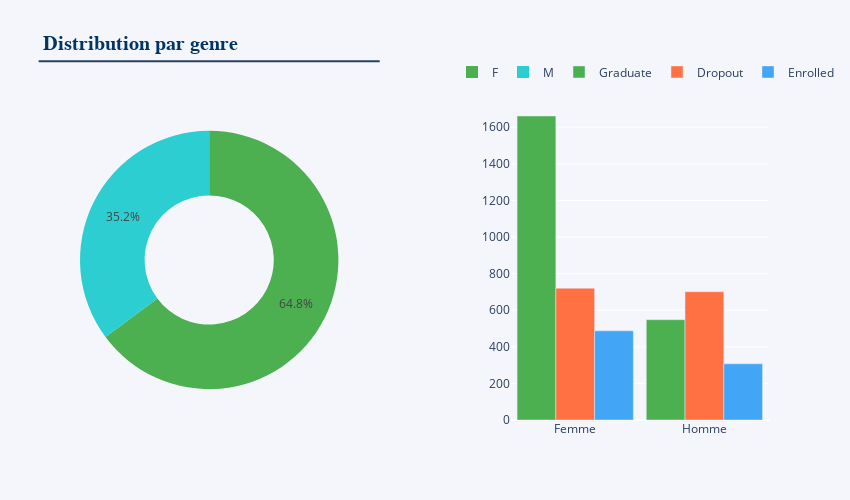

The notebook cell this image was saved under:
### Code cell
gender_labels = ['F', 'M']
gender_values=dataEtudeSup['Gender'].value_counts().tolist()
fig = go.Figure()
fig = make_subplots(rows=1, cols=2, specs=[[{'type':'pie'}, {'type':'bar'}]],horizontal_spacing = 0.25)

fig.add_trace(go.Pie(labels=gender_labels, values=gender_values, name='Gender Distribution',
                     marker_colors=["#4CAF50","#2CCED2"],hole=0.5),row=1, col=1)
att = dataEtudeSup.groupby(['Gender','Target']).agg(count =('Target','count')).reset_index()

fig.add_trace(go.Bar(x = att[att.Target =='Graduate']['Gender'], y = att[att.Target =='Graduate']["count"], 
                     name = 'Graduate',
    marker = dict(color="#4CAF50")),row=1, col=2) 
fig.add_trace(go.Bar(x = att[att.Target =='Dropout']['Gender'], y = att[att.Target =='Dropout']["count"], 
                     name = 'Dropout',
    marker = dict(color ="#FF7043")),row=1, col=2)
fig.add_trace(go.Bar(x = att[att.Target =='Enrolled']['Gender'], y = att[att.Target =='Enrolled']["count"], 
                     name = 'Enrolled',
    marker = dict(color ="#42A5F5")),row=1, col=2)

fig.update_layout(height = 500, width = 850, bargap = 0.1, xaxis = dict(tickmode ='linear'),
                  title_text ="<b>Distribution par genre</b>",paper_bgcolor ="#F4F6FB",
                  plot_bgcolor ="#F4F6FB",
                  title_font = dict(size = 20, family ='Verdana', color ='#003566'),
                  hoverlabel = dict(font_size = 13))
fig.update_layout(shapes = [dict(type ="line", xref ='paper', yref ='paper',
                                 x0 = -0.06, y0 = 1.121, x1 = 0.435, y1 = 1.121)])
fig.update_layout(legend = dict(orientation ="h", yanchor ="top", y = 1.133, xanchor ="right", x = 1.1))


fig.update_layout(
    xaxis=dict(
        tickmode='array',
        tickvals=['0', '1'],
        ticktext=['Femme', 'Homme']
    )
)

fig.show()

### Figure 1 — Plotly figure (JSON) as saved in the notebook; plotly's stock layout.template omitted (floating-point values rounded to 4 significant figures)
{"data": [{"domain": {"x": [0, 0.375], "y": [0, 1]}, "hole": 0.5, "labels": ["F", "M"], "marker": {"colors": ["#4CAF50", "#2CCED2"]}, "name": "Gender Distribution", "type": "pie", "values": [2868, 1556]}, {"marker": {"color": "#4CAF50"}, "name": "Graduate", "type": "bar", "x": [0, 1], "xaxis": "x", "y": [1661, 548], "yaxis": "y"}, {"marker": {"color": "#FF7043"}, "name": "Dropout", "type": "bar", "x": [0, 1], "xaxis": "x", "y": [720, 701], "yaxis": "y"}, {"marker": {"color": "#42A5F5"}, "name": "Enrolled", "type": "bar", "x": [0, 1], "xaxis": "x", "y": [487, 307], "yaxis": "y"}], "layout": {"bargap": 0.1, "height": 500, "hoverlabel": {"font": {"size": 13}}, "legend": {"orientation": "h", "x": 1.1, "xanchor": "right", "y": 1.133, "yanchor": "top"}, "paper_bgcolor": "#F4F6FB", "plot_bgcolor": "#F4F6FB", "shapes": [{"type": "line", "x0": -0.06, "x1": 0.435, "xref": "paper", "y0": 1.121, "y1": 1.121, "yref": "paper"}], "title": {"font": {"color": "#003566", "family": "Verdana", "size": 20}, "text": "<b>Distribution par genre</b>"}, "width": 850, "xaxis": {"anchor": "y", "domain": [0.625, 1], "tickmode": "array", "ticktext": ["Femme", "Homme"], "tickvals": ["0", "1"]}, "yaxis": {"anchor": "x", "domain": [0, 1]}}}
